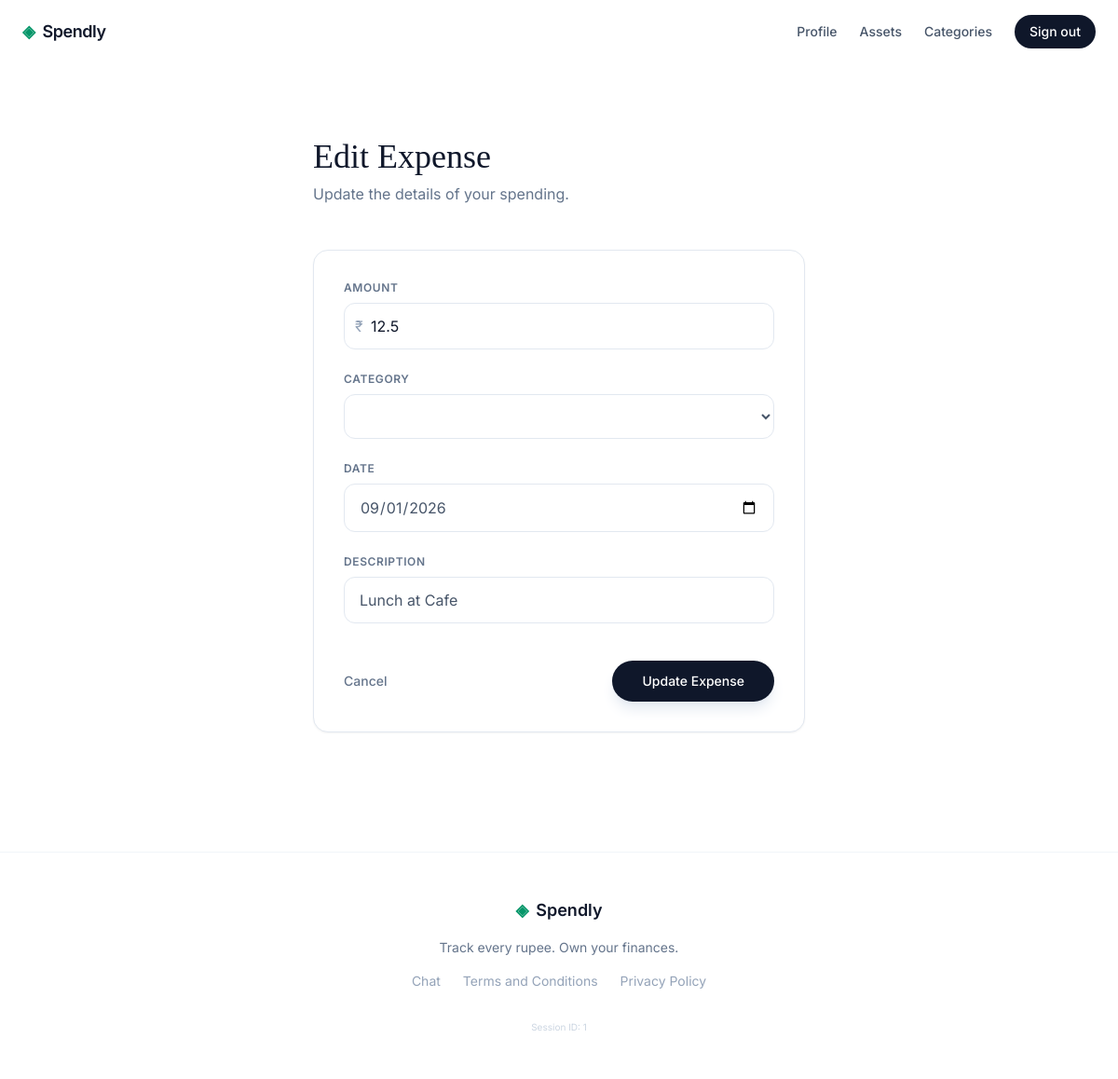
/expenses/1/edit (signed in), run on the app's committed database.
### tables this page shows
CREATE TABLE expenses (
                id INTEGER PRIMARY KEY AUTOINCREMENT,
                user_id INTEGER NOT NULL,
                amount REAL NOT NULL,
                category TEXT NOT NULL,
                date TEXT NOT NULL,
                description TEXT,
                created_at TEXT DEFAULT (datetime('now')),
                FOREIGN KEY (user_id) REFERENCES users (id)
            );

### app.py (the view, shortened to what this page needs)
@app.route("/expenses/<int:id>/edit", methods=["GET", "POST"])
@login_required
def edit_expense(id):
    user_id = session["user_id"]
    user_categories = get_user_categories(user_id)
    with get_db() as db:
        expense = get_expense_by_id(db, id)
        if not expense or expense["user_id"] != user_id:
            flash("Expense not found or unauthorized.", "error")
            return redirect(url_for("dashboard"))
    return render_template("edit_expense.html", expense=expense, user_categories=user_categories)

### app.py (called while the page is built)
def login_required(f):
    @wraps(f)
    def decorated_function(*args, **kwargs):
        if "user_id" not in session:
            flash("Please sign in to access this page.", "error")
            return redirect(url_for("login"))
        return f(*args, **kwargs)
    return decorated_function

### database/db.py (called while the page is built)
def get_db():
    conn = sqlite3.connect(DATABASE)
    conn.row_factory = sqlite3.Row
    conn.execute("PRAGMA foreign_keys = ON;")
    return conn

def get_expense_by_id(db, expense_id):
    return db.execute("SELECT * FROM expenses WHERE id = ?", (expense_id,)).fetchone()

def get_user_categories(user_id):
    with get_db() as db:
        return db.execute(
            "SELECT * FROM categories WHERE user_id = ? ORDER BY name ASC",
            (user_id,)
        ).fetchall()

### templates/edit_expense.html (shortened to what this page needs)
{% extends "base.html" %}
{% block content %}
<div class="max-w-xl mx-auto px-6 py-12">
    <div class="mb-12">
        <h1 class="serif text-4xl text-slate-900 mb-2">Edit Expense</h1>
        <p class="text-slate-500">Update the details of your spending.</p>
    </div>
    <div class="bg-white border border-slate-200 rounded-2xl p-8 shadow-sm">
        <form method="POST" class="space-y-6">
            <div>
                <label for="amount" class="block text-xs font-semibold text-slate-500 uppercase tracking-wider mb-2">Amount</label>
                <div class="relative">
                    <span class="absolute left-3 top-1/2 -translate-y-1/2 text-slate-400">₹</span>
                    <input type="number" step="0.01" name="amount" id="amount" value="{{ expense.amount }}" required
                           class="w-full pl-7 pr-4 py-3 border border-slate-200 rounded-xl text-slate-900 focus:outline-none focus:ring-2 focus:ring-emerald-500/20 focus:border-emerald-500 transition-all">
                </div>
            </div>
            <div>
                <label for="category" class="block text-xs font-semibold text-slate-500 uppercase tracking-wider mb-2">Category</label>
                <select name="category" id="category" required
                        class="w-full px-4 py-3 border border-slate-200 rounded-xl text-slate-600 bg-white focus:outline-none focus:ring-2 focus:ring-emerald-500/20 focus:border-emerald-500 transition-all">
                </select>
            </div>
            <div>
                <label for="date" class="block text-xs font-semibold text-slate-500 uppercase tracking-wider mb-2">Date</label>
                <input type="date" name="date" id="date" value="{{ expense.date }}" required
                       class="w-full px-4 py-3 border border-slate-200 rounded-xl text-slate-600 focus:outline-none focus:ring-2 focus:ring-emerald-500/20 focus:border-emerald-500 transition-all">
            </div>
            <div>
                <label for="description" class="block text-xs font-semibold text-slate-500 uppercase tracking-wider mb-2">Description</label>
                <input type="text" name="description" id="description" value="{{ expense.description or '' }}"
                       class="w-full px-4 py-3 border border-slate-200 rounded-xl text-slate-600 focus:outline-none focus:ring-2 focus:ring-emerald-500/20 focus:border-emerald-500 transition-all">
            </div>
            <div class="pt-4 flex items-center justify-between gap-4">
                <a href="{{ url_for('dashboard') }}" class="text-sm font-medium text-slate-500 hover:text-slate-900 transition-colors">Cancel</a>
                <button type="submit" class="bg-slate-900 text-white px-8 py-3 rounded-full text-sm font-medium hover:bg-slate-800 transition-all shadow-lg shadow-slate-200">
                    Update Expense
                </button>
            </div>
        </form>
    </div>
</div>
{% endblock %}

### templates/base.html (style rules this page uses)
body { font-family: 'Inter', sans-serif; }
h1, h2, .serif { font-family: 'Playfair Display', serif; }

### data on the page
expenses: amount "12.5", date "09/01/2026", description "Lunch at Cafe"

### other printed values
{{ session.get('user_id', 'None') }} "1"
